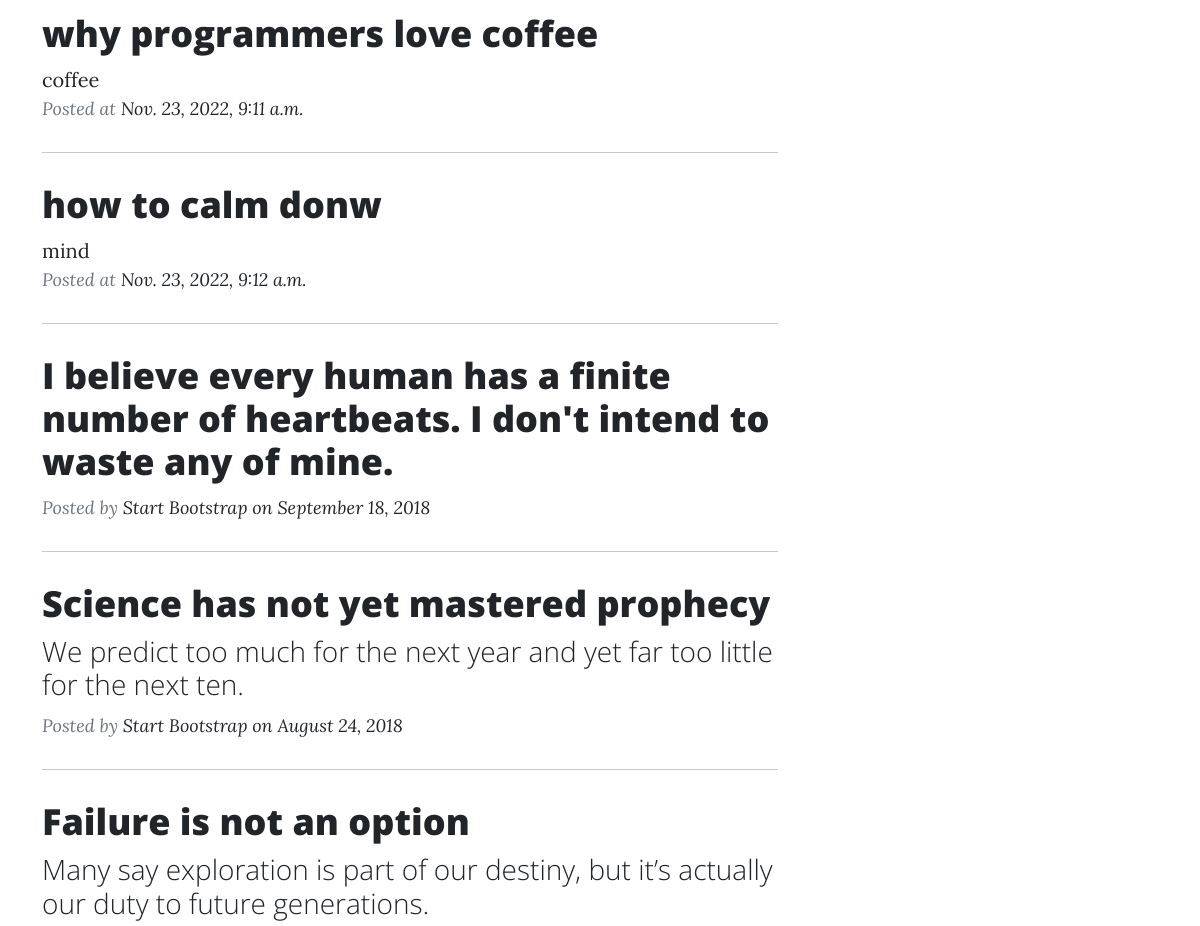
Before: / (middle part) with the older database file.
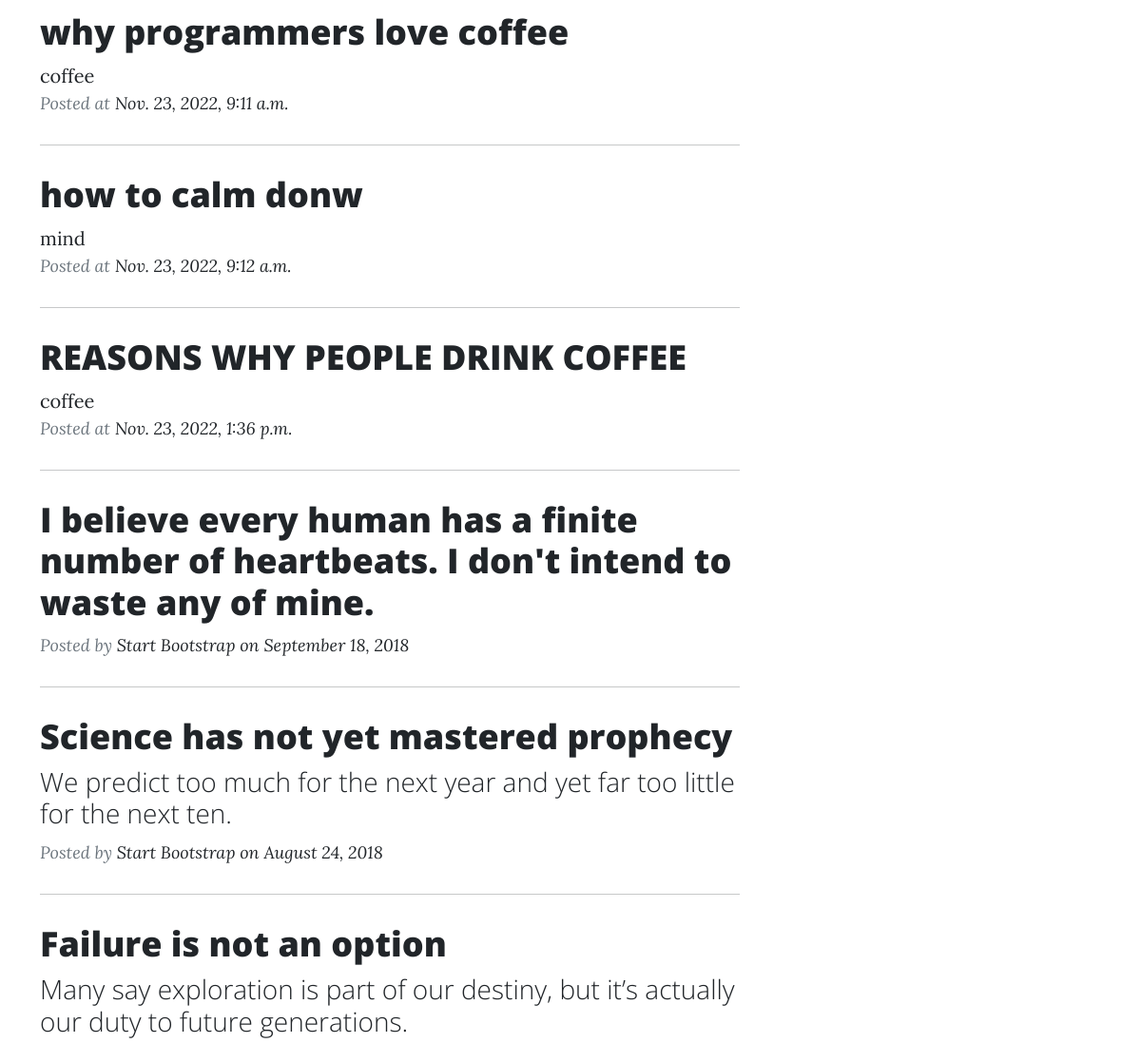
After: the same page with the newer database file.
### app_note/models.py (models this page shows, shortened)
class Post(models.Model):
    topic=models.ForeignKey(Topic, on_delete=models.CASCADE) # connetct entry to topic by a "id" key
    title=models.TextField(max_length=50)
    text=models.TextField(max_length=10000,default="why")
    date_added=models.DateTimeField(auto_now_add=True)
    class Meta():
        verbose_name_plural="posts"

class Topic(models.Model):#inheritance the class Models.Model
    topic_name=models.CharField(max_length=200)
    date_added=models.DateTimeField(auto_now_add=True)
    def __str__(self): # django use __str__() method as default way to show the basic info
        return self.topic_name

### app_note/views.py (the view)
# urls.py: path('',views.index,name='index'),
def index(request):
    topics=Topic.objects.order_by("date_added")#it's a list
    posts=Post.objects.order_by("date_added")
    context={'topics':topics,"posts":posts} #while context is a dictionary
    return render(request, 'app_note/index.html',context)

### app_note/templates/app_note/index.html (shortened to what this page needs)
{% extends 'app_note/base.html' %}
{% block content %}
{% load static%}
    <div class="container">
        <div class="row">
            <div class="col-md-10 col-lg-8">
                {% for post in  posts %}
                <div class="post-preview"><a href="#">
                        <h2 class="post-title">{{post.title}}</h2>
                        <a href="topic/{{post.topic.id}}">{{post.topic}}</a>
                    </a>
                    <p class="post-meta">Posted at&nbsp;<a href="#">{{post.date_added}}</a></p>
                </div>
                <hr>
                {% endfor %}
                <div class="post-preview"><a href="#">
                        <h2 class="post-title">I believe every human has a finite number of heartbeats. I don't intend to waste any of mine.</h2>
                    </a>
                    <p class="post-meta">Posted by&nbsp;<a href="#">Start Bootstrap on September 18, 2018</a></p>
                </div>
                <hr>
                <div class="post-preview"><a href="#">
                        <h2 class="post-title"> Science has not yet mastered prophecy</h2>
                        <h3 class="post-subtitle">We predict too much for the next year and yet far too little for the next ten.</h3>
                    </a>
                    <p class="post-meta">Posted by&nbsp;<a href="#">Start Bootstrap on August 24, 2018</a></p>
                </div>
                <hr>
                <div class="post-preview"><a href="#">
                        <h2 class="post-title">Failure is not an option</h2>
                        <h3 class="post-subtitle">Many say exploration is part of our destiny, but it’s actually our duty to future generations.</h3>
                    </a>
                </div>
            </div>
        </div>
    </div>
{% endblock content %}

### app_note/templates/app_note/base.html (shortened to what this page needs)
{% load bootstrap5 %}
{% load static %}
<!DOCTYPE html>
<html lang="en">
{% bootstrap_css %}
<head>
    <link rel="stylesheet" href="{% static "app_note/bootstrap/css/bootstrap.min.css" %}">
    <link rel="stylesheet" href="https://cdnjs.cloudflare.com/ajax/libs/font-awesome/4.7.0/css/font-awesome.min.css">
</head>
<body>
{%block content %}
{%endblock content%}
</body>
</html>

Changed rows visible on the page:
added Post: title "REASONS WHY PEOPLE DRINK COFFEE", topic "coffee", date_added "Nov. 23, 2022, 1:36 p.m."
